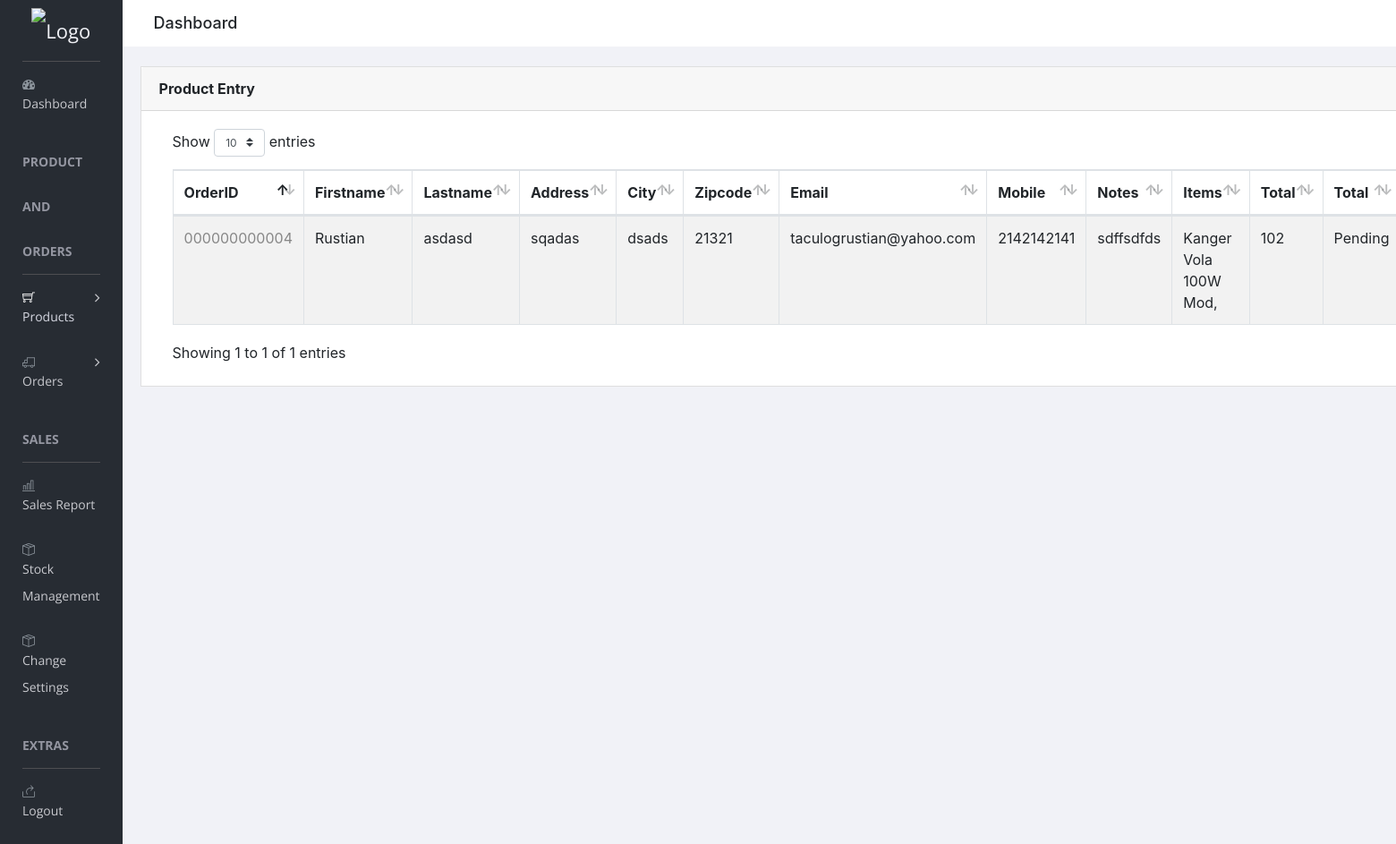
The app's page /ThesisKenji/OrderView.php (signed in) with its own data.
### tables this page shows
CREATE TABLE `orders` (
  `OrderID` float UNSIGNED ZEROFILL NOT NULL,
  `Firstname` varchar(30) NOT NULL,
  `Lastname` varchar(30) NOT NULL,
  `House` varchar(100) NOT NULL,
  `City` varchar(30) NOT NULL,
  `Zipcode` varchar(10) NOT NULL,
  `Email` varchar(30) NOT NULL,
  `Mobile` varchar(11) NOT NULL,
  `Notes` varchar(250) NOT NULL,
  `Items` text NOT NULL,
  `Total` varchar(255) NOT NULL,
  `Status` varchar(25) NOT NULL,
  `DateApproved` date NOT NULL,
  `OrderStatus` varchar(255) NOT NULL
);

### ThesisKenji/OrderView.php (the view, shortened to what this page needs)
<!doctype html>
<html class="no-js" lang="en">
<head>
    <link rel="stylesheet" href="vendors/bootstrap/dist/css/bootstrap.min.css">
    <link rel="stylesheet" href="vendors/font-awesome/css/font-awesome.min.css">
    <link rel="stylesheet" href="vendors/themify-icons/css/themify-icons.css">
    <link rel="stylesheet" href="vendors/flag-icon-css/css/flag-icon.min.css">
    <link rel="stylesheet" href="vendors/selectFX/css/cs-skin-elastic.css">
    <link rel="stylesheet" href="vendors/datatables.net-bs4/css/dataTables.bootstrap4.min.css">
    <link rel="stylesheet" href="vendors/datatables.net-buttons-bs4/css/buttons.bootstrap4.min.css">
    <link rel="stylesheet" href="assets/css/style.css">
</head>
<body>
    <aside id="left-panel" class="left-panel">
        <nav class="navbar navbar-expand-sm navbar-default">
            <div class="navbar-header">
                <a class="navbar-brand" href="./"><img src="images/footervs.png" alt="Logo"></a>
            </div>
            <div id="main-menu" class="main-menu collapse navbar-collapse">
                <ul class="nav navbar-nav">
                    <li>
                        <a href="dashboard.php"> <i class="menu-icon fa fa-dashboard"></i>Dashboard </a>
                    </li>
                    <h3 class="menu-title">Product and Orders</h3>
                    <li class="menu-item-has-children dropdown active">
                        <a href="#" class="dropdown-toggle" data-toggle="dropdown" aria-haspopup="true" aria-expanded="false" class=""> <i class="menu-icon ti-shopping-cart"></i>Products</a>
                    </li>
                    <li class="menu-item-has-children dropdown">
                        <a href="#" class="dropdown-toggle" data-toggle="dropdown" aria-haspopup="true" aria-expanded="false"> <i class="menu-icon fa ti-truck"></i>Orders</a>
                    </li>
                    <h3 class="menu-title">SALES</h3>
                    <li>
                        <a href="SalesView.php"> <i class="menu-icon ti-bar-chart"></i>Sales Report</a>
                    </li>
                    <li>
                        <a href="StocksView.php"> <i class="menu-icon ti-package"></i>Stock Management</a>
                    </li>
                    <li>
                        <a href="change_settings.php"> <i class="menu-icon ti-package"></i>Change Settings</a>
                    </li>
                    <h3 class="menu-title">Extras</h3>
                    <li>
                        <a href="Logout.php"> <i class="menu-icon ti-share"></i>Logout</a>
                    </li>
                </ul>
            </div>
        </nav>
    </aside>
    <div id="right-panel" class="right-panel">
        <div class="breadcrumbs">
            <div class="col-sm-4">
                <div class="page-header float-left">
                    <div class="page-title">
                        <h1>Dashboard</h1>
                    </div>
                </div>
            </div>
            <div class="col-sm-8">
            </div>
        </div>
        <div class="content mt-3">
            <div class="animated fadeIn">
                <div class="row">
                    <div class="col-lg-12">
                        <div class="card">
                            <div class="card-header">
                                <strong class="card-title">Product Entry</strong>
                            </div>
                            <div class="card-body">
                                <div class="col-lg-12">
                                    <div class="row">
                                        <div class="col-md-12">
                                           <table id="bootstrap-data-table-export" class="table table-striped table-bordered">
                                               <thead>
                                                   <tr>
                                                    <th>OrderID</th>
                                                    <th>Firstname</th>
                                                    <th>Lastname</th>
                                                    <th>Address</th>
                                                    <th>City</th>
                                                    <th>Zipcode</th>
                                                    <th>Email</th>
                                                    <th>Mobile</th>
                                                    <th>Notes</th>
                                                    <th>Items</th>
                                                    <th>Total</th>
                                                    <th>Total</th>
                                                   </tr>
                                               </thead>
                                               <tbody>
                                                <?php
                                                include("SQL.php");
                                                $sql = "SELECT * FROM orders";
                                                $result = $conn->query($sql);
                                                    if($result->num_rows > 0)
                                                    {
                                                        while($row = $result->fetch_assoc()){
                                                            echo "<tr>";
                                                            echo "<td><a href='PrintReceipt.php?GetOrderID=".$row["OrderID"]."'>".$row["OrderID"]."</a<</td>";
                                                            echo "<td>". $row["Firstname"]."</td>";
                                                            echo "<td>". $row["Lastname"]."</td>";
                                                            echo "<td>". $row["House"]."</td>";
                                                            echo "<td>". $row["City"]."</td>";
                                                            echo "<td>". $row["Zipcode"]."</td>";
                                                            echo "<td>". $row["Email"]."</td>";
                                                            echo "<td>". $row["Mobile"]."</td>";
                                                            echo "<td>". $row["Notes"]."</td>";
                                                            echo "<td>". $row["Items"]."</td>";
                                                            echo "<td>". $row["Total"]."</td>";
                                                            echo "<td>". $row["Status"]."</td>";
                                                            echo "</tr>";
                                                        }
                                                    }
                                                    else
                                                    {
                                                     echo "0 Results";
                                                    }
                                                ?>
                                               </tbody>
                                           </table>
                                       </div>
                                    </div>
                                </div>
                            </div>
                        </div>
                    </div>
                </div>
            <br>
            </div>
        </div>
            </div>
</body>
</html>

### records on screen
orders: OrderID "000000000004", Firstname "Rustian", Lastname "asdasd", House "sqadas", City "dsads", Zipcode "21321", Email "taculogrustian@yahoo.com", Mobile "2142142141", Notes "sdffsdfds", Items "Kanger Vola 100W Mod,", Total "102", Status "Pending"
